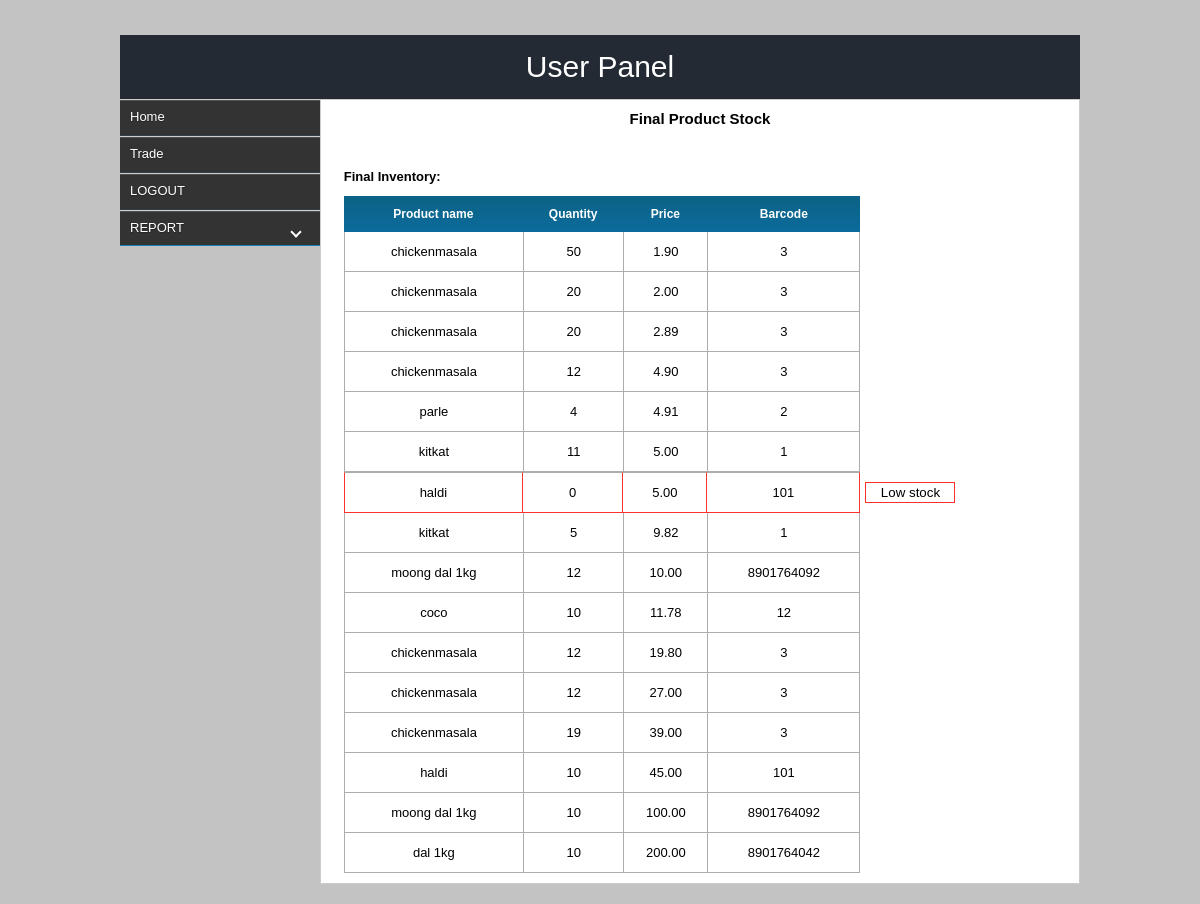
The app's page /admin/final_stock1.php (signed in) with its own data.
### tables this page shows
CREATE TABLE IF NOT EXISTS `sell` (
  `id` int(11) NOT NULL AUTO_INCREMENT,
  `billid` varchar(300) NOT NULL,
  `name` varchar(200) NOT NULL,
  `productid` int(11) NOT NULL,
  `quantity` varchar(200) NOT NULL,
  `price` float(10,2) NOT NULL,
  `totprice` float(10,2) NOT NULL,
  `barcode` varchar(300) NOT NULL,
  `address` varchar(200) NOT NULL,
  `uniqueid` varchar(300) NOT NULL,
  `date` date NOT NULL,
  `checked` varchar(100) NOT NULL,
  PRIMARY KEY (`id`)
);

CREATE TABLE IF NOT EXISTS `product` (
  `id` int(11) NOT NULL AUTO_INCREMENT,
  `prod_name` varchar(300) NOT NULL,
  `category` varchar(200) NOT NULL,
  `company` varchar(200) NOT NULL,
  `minimum` varchar(200) NOT NULL,
  `barcode` varchar(200) NOT NULL,
  `retailer` float(10,2) NOT NULL,
  `distributer` float(10,2) NOT NULL,
  `customer` float(10,2) NOT NULL,
  PRIMARY KEY (`id`)
);

### admin/final_stock1.php (the view, shortened to what this page needs)
<?php
if(!$_SESSION['user'])
{ header("location:../index.php");}else{
 ?>
<html>
<head>
<link href="css/style.css" rel="stylesheet"  type="text/css"/>
</head>
<body>
<div id="wrapper">
       <div id="header">User Panel</div>
	   <div id="con">
         <div id="container" style="font-size: 10px;">
            <div id="lcontainer">
                <?php include_once('menu1.php');?>
            </div>
            <div id="rcontainer" align="middle">
                <div class="content2">
				<h3>Final Product Stock</h3>
				</div>
				<div class="content3">
<table class="table" cellspacing="0" cellpadding="0" style="line-height:3;">
<tr >
<td colspan="2" style="font-weight:bold;">Final Inventory:</td>
</tr>
<tr style="background:url(image/yellow.png); color:#fff; height:25px; font-size:12px;">
<th>Product name</th>
<th>Quantity</th>
<th>Price</th>
<th>Barcode</th>
</tr>
<?php
$sql=mysql_query("select `barcode`,`product_id`,`price`,sum(`quantity`) as quant from `stock` group by `price`,`barcode`");
while($ress=mysql_fetch_array($sql)){
$stockquant=$ress['quant'];
$sqlsel=mysql_query("select *,sum(`quantity`) as qty from `sell` where `barcode`='$ress[barcode]' and `price` like '$ress[price]' and `productid`='$ress[product_id]'")or die(mysql_error());
while($ressel=mysql_fetch_array($sqlsel)){
$sellquant=$ressel['qty'];
$less=$stockquant-$sellquant;
$sqlproname=mysql_query("select * from `product` where `id`='$ress[product_id]'");
$resproname=mysql_fetch_array($sqlproname);
$min=$resproname['minimum'];
if($less<$min)
{
?>
<tr>
<td class="td" style="border:1px solid #fa3232; border-top:1px solid #adadad;"><?php echo $resproname['prod_name'];?></td>
<td class="td" style="border:1px solid #fa3232; border-left:none; border-top:1px solid #adadad;"><?php echo $less;?></td>
<td class="td" style="border:1px solid #fa3232; border-left:none; border-top:1px solid #adadad;"><?php echo $ress['price'];?></td>
<td class="td" style="border-right:1px solid #adadad; border:1px solid #fa3232; border-left:none;border-top:1px solid #adadad;"><?php echo $ress['barcode'];?></td>
<td ><input type="text" value="Low stock" readonly class="text" style="width:90px; text-align:center; margin-left:5px; border:1px solid #fa3232;"/></td>
</tr>
<?php
}
else
{
?>
<tr>
<td class="td"><?php echo $resproname['prod_name'];?></td>
<td class="td"><?php echo $less;?></td>
<td class="td"><?php echo $ress['price'];?></td>
<td class="td" style="border-right:1px solid #adadad;"><?php echo $ress['barcode'];?></td>
</tr>
<?php
}
}
}
?>
</table>
				</div>
         </div>
        </div>
	</div>
    </div>
</body>
</html>
<?php
}
?>

### admin/css/style.css (style rules this page uses)
* { margin:0px; padding:0px; }
body { background:url('../image/yllw.jpg') no-repeat; background-size:100% 100%; background:#c3c3c3; }
#wrapper { width:960px;margin:0 auto; margin-top:35px; }
#header { width:930px; height:auto; padding:15px; background:rgba(255,255,255,0.5); text-align: center; font-family: fantasy; font-family:arial;font-size:30px; background:#333; color:#fff; background:#242a34; }
#con { width:100%; height:auto; float:left; margin-bottom:20px; }
#container { width:960px; margin:auto; background:#fff; }
#lcontainer { width:200px; float: left; height:auto; background:rgba(255,255,225,0.5); }
#rcontainer { width:758px; float:left; min-height:500px;height:auto; background:#fff; border:1px solid #ccc; }
.table { font-family:arial; font-size:13px; width:400px; height:0px; margin-top:20px; margin-bottom:10px; line-height:2; width:100%; }
h3 { font-family:arial; font-size:15px; width:300px; }
.text { padding:2px; }
.td { border-left:1px solid #adadad; border-bottom:1px solid #adadad; text-align:center; }

### admin/styles.css (style rules this page uses)
.content2 { width:90%; height:auto; float:left; font-family:arial; font-size:14px; margin-top:10px; margin-left:5%; }
.content3 { width:94%; height:auto; float:left; margin-top:10px; font-family:arial; margin-left:3%; }

### records on screen
sell: productid.prod_name "chickenmasala", less "50", price "1.90", barcode "3"
product: prod_name "chickenmasala"
sell: productid.prod_name "parle", less "4", price "4.91", barcode "2"
sell: productid.prod_name "kitkat", less "11", price "5.00", barcode "1"
sell: productid.prod_name "haldi", less "0", price "5.00", barcode "101"
sell: productid.prod_name "kitkat", less "5", price "9.82", barcode "1"
product: prod_name "moong dal 1kg"
product: prod_name "coco"
sell: productid.prod_name "chickenmasala", less "19", price "39.00", barcode "3"
product: prod_name "haldi"
product: prod_name "dal 1kg"

### other values on screen
$less "20"
$ress['price'] "2.00"
$ress['barcode'] "3"
$ress['price'] "2.89"
$less "12"
$ress['price'] "4.90"
$ress['price'] "10.00"
$ress['barcode'] "8901764092"
$less "10"
$ress['price'] "11.78"
$ress['barcode'] "12"
$ress['price'] "19.80"
$ress['price'] "27.00"
$ress['price'] "45.00"
$ress['barcode'] "101"
